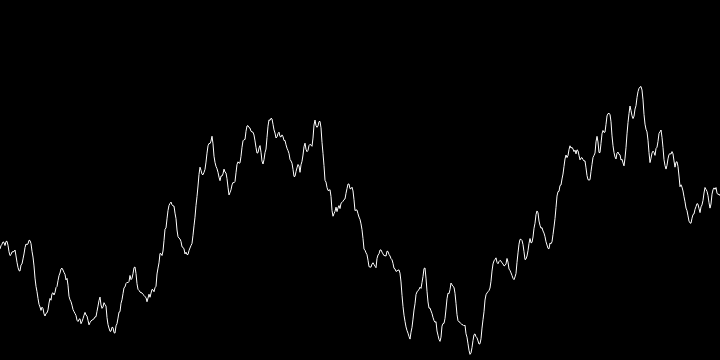
Frame 1 (no input)
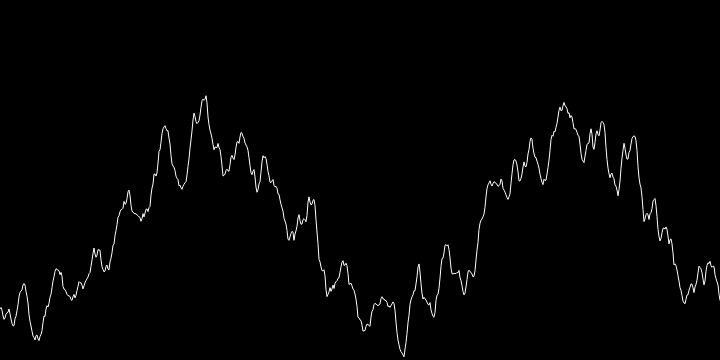
Frame 60 (no input)
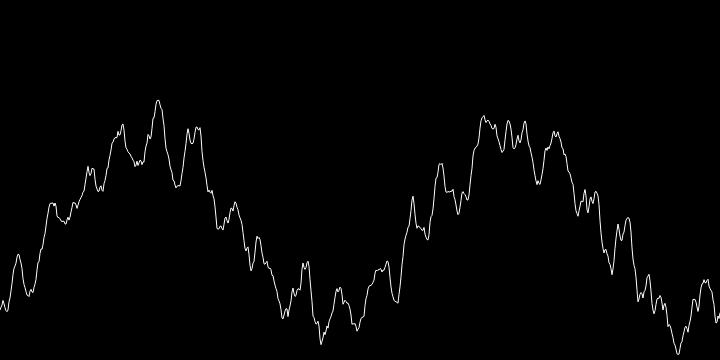
Frame 120 (the mouse pressed at the canvas centre since frame 60)

The p5.js sketch that drew these frames (run headless with seeded random() and noise() and a simulated clock; from frame 60 on, the mouse is pressed at the canvas centre):

// p5.js sketch
// ── sketch.js
/////////////////////////////////////
// COURSERA GRAPHICS PROGRAMMING
/////////////////////////////////////
function setup() {
    createCanvas(720,360);
    background(0);
    angleMode(DEGREES);
}
//////////////////////////////////////////////////////////
function draw() {
    background(0);
    stroke(255);

    translate(0,height/2);

    stroke(255);
    noFill();
    beginShape();
    for(var x=0; x<=width; x++)
    {
      var wave1 = sin(x + frameCount) * height/4;
      var wave2 = sin(x*10 + frameCount) * height/20;
      var wave3 = noise(x/10 + frameCount/100) * 100;
      vertex(x, wave1 + wave2 + wave3);
    }
    endShape();

    /*noFill();
    beginShape();
    for (var x=0; x<=width; x+=1){
      var wave1 = sin(x+frameCount/5) * height/4;
      var wave2 = sin(x*10+frameCount/5) * height/20;
      var wave3 = noise(x/10 + frameCount/100.) * 100;
      vertex(x, wave1 + wave2 + wave3);
    }
    endShape();*/
}
